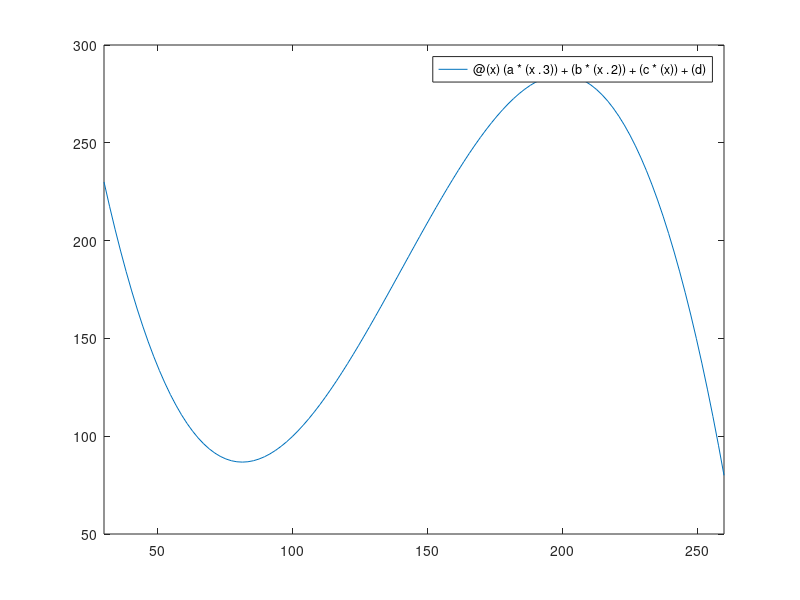

Source code (MATLAB): (Note: this script raises an error after producing the figure.)
clear;
clc;

xi=30;   yi=230;
xf=260;    yf=80;
x1 = 100;  y1 = 100;
x2 = 180;  y2 = 270;

xx = [xi; x1; x2; xf];
yy = [yi; y1; y2; yf];

%plot(xx, yy);

x = xi:xf;

m = [xi^3 xi^2 xi 1;
     x1^3 x1^2 x1 1;
     x2^3 x2^2 x2 1;
     xf^3 xf^2 xf 1];
 
cofs = m \ yy;
a = cofs(1)
b = cofs(2)
c = cofs(3)
d = cofs(4)

f = @(x) (a*(x.^3)) + (b*(x.^2)) + (c*(x)) + (d);
fplot(f, [xi xf]);
hold on;
%plot(x,f(x));

fdt =  @(x) (a*(3*x.^2)) + (b*(2*x)) + c;
f2dt = @(x) 6*a*x + 2*b;
lfdt = @(x) sqrt(1+ fdt(x).^2);

syms x
% Min N Max points
primeraD = (a*(3*x.^2)) + (b*(2*x)) + c;
answer = solve( primeraD == 0, x, 'MaxDegree', 3);
resultado = vpa(answer,6);
sprintf("Max: %s , %s", resultado(1), f(resultado(1)))
plot(resultado(1), f(resultado(1)), '.');
text(resultado(1), f(resultado(1)), '\leftarrow Max')
sprintf("Min: %s, %s", resultado(2), f(resultado(2)))
plot(resultado(2), f(resultado(2)), '.')
text(resultado(2), f(resultado(2)), '\leftarrow Min')

% Inflection point
segundaD = 6*a*x + 2*b;
answer2 = vpasolve(segundaD == 0, x, [-inf, inf]);
sprintf("Inflection: %s , %s", answer2(1), f(answer2(1)))
plot(answer2(1), f(answer2(1)), '.');
text(answer2(1), f(answer2(1)), '\leftarrow Inflection')

% Track length
longitud_pista = integral(lfdt, xi, xf);
disp("Longitud de la pista: " + longitud_pista);

% Radius of curvature
valores = radiocurvatura(resultado(1), f(resultado(1)), fdt(resultado(1)), f2dt(resultado(1)));
plotcircle(valores(2), valores(3), valores(1));
plot(valores(2), valores(3), '.');
sprintf("Radio Curvatura Max: %s and %s",valores(2), valores(3))

valores_dos = radiocurvatura(resultado(2), f(resultado(2)), fdt(resultado(2)), f2dt(resultado(2)));
plotcircle(valores_dos(2), valores_dos(3), valores_dos(1));
plot(valores_dos(2), valores_dos(3), '.');
sprintf("Radio Curvatura Min: %s and %s",valores_dos(2), valores_dos(3))
axis equal;
%axis([-20 20 -20 20])

% rc_inflection = radiocurvatura(answer2(1), f(answer2(1)),fdt(answer2(1)), f2dt(answer2(1)));
% sprintf("Radio Curvatura Punto Inflexión: %s", rc_inflection(1))
%daspect manual;

%% Functions 
function h = plotcircle(xs,ys,r)
    th = 0:pi/50:2*pi;
    xunit = r*cos(th) + xs;
    yunit = r*sin(th) + ys;
    h = plot (xunit, yunit);
end

% Input (x,f(x), f'(x), f''(x) )     f(x) = y
% [Radio de curvatura, x, y] de circulo
function t = radiocurvatura(xs, ys,fdtx, f2dtx)
    %r_c = (1 + (fdtx)^2)^(3/2)/ abs(f2dtx);
    r_c = abs(   sqrt(   (  1  + (fdtx).^2   ).^3   )   /  abs(f2dtx));
    alfa = xs - ((fdtx*(1+ fdtx^2))/f2dtx);
    beta = ys + ((1 + fdtx^2)/f2dtx);
    t = [r_c, alfa, beta];
end